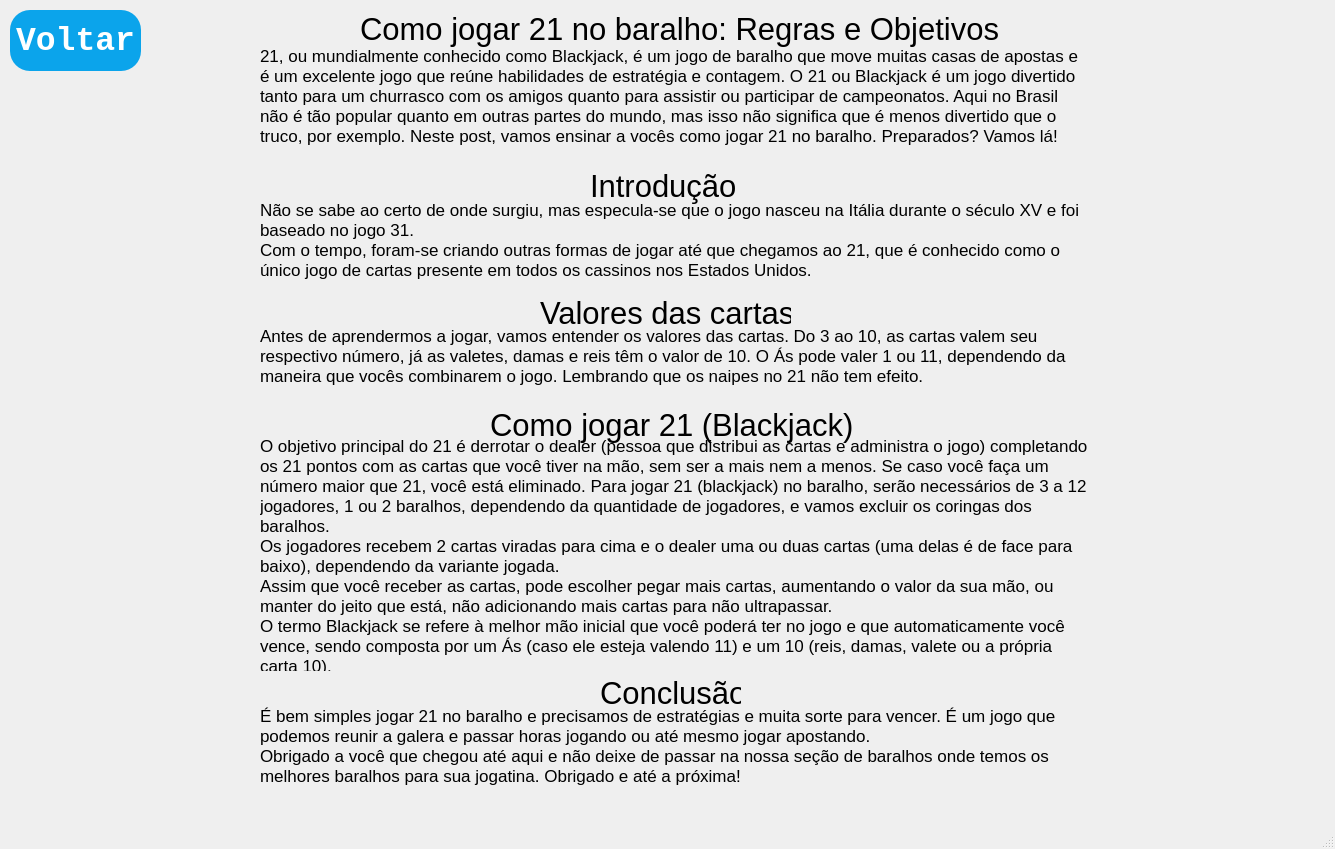
<?xml version="1.0" encoding="UTF-8"?>
<ui version="4.0">
 <class>MainWindow</class>
 <widget class="QMainWindow" name="MainWindow">
  <property name="geometry">
   <rect>
    <x>0</x>
    <y>0</y>
    <width>1335</width>
    <height>849</height>
   </rect>
  </property>
  <property name="windowTitle">
   <string>MainWindow</string>
  </property>
  <widget class="QWidget" name="centralwidget">
   <widget class="QLabel" name="label">
    <property name="geometry">
     <rect>
      <x>-20</x>
      <y>-20</y>
      <width>1371</width>
      <height>831</height>
     </rect>
    </property>
    <property name="text">
     <string/>
    </property>
    <property name="pixmap">
     <pixmap>../imagens/mesaMaisClara.jpg</pixmap>
    </property>
    <property name="scaledContents">
     <bool>true</bool>
    </property>
   </widget>
   <widget class="QLabel" name="labelTitulo1">
    <property name="geometry">
     <rect>
      <x>360</x>
      <y>3</y>
      <width>651</width>
      <height>51</height>
     </rect>
    </property>
    <property name="font">
     <font>
      <pointsize>23</pointsize>
     </font>
    </property>
    <property name="text">
     <string>Como jogar 21 no baralho: Regras e Objetivos</string>
    </property>
   </widget>
   <widget class="QLabel" name="labelTexto1">
    <property name="geometry">
     <rect>
      <x>260</x>
      <y>40</y>
      <width>831</width>
      <height>111</height>
     </rect>
    </property>
    <property name="font">
     <font>
      <pointsize>13</pointsize>
     </font>
    </property>
    <property name="text">
     <string>21, ou mundialmente conhecido como Blackjack, é um jogo de baralho que move muitas casas de apostas e é um excelente jogo que reúne habilidades de estratégia e contagem. O 21 ou Blackjack é um jogo divertido tanto para um churrasco com os amigos quanto para assistir ou participar de campeonatos. Aqui no Brasil não é tão popular quanto em outras partes do mundo, mas isso não significa que é menos divertido que o truco, por exemplo. Neste post, vamos ensinar a vocês como jogar 21 no baralho. Preparados? Vamos lá!</string>
    </property>
    <property name="wordWrap">
     <bool>true</bool>
    </property>
   </widget>
   <widget class="QLabel" name="labelTitulo2">
    <property name="geometry">
     <rect>
      <x>590</x>
      <y>160</y>
      <width>161</width>
      <height>51</height>
     </rect>
    </property>
    <property name="font">
     <font>
      <pointsize>23</pointsize>
     </font>
    </property>
    <property name="text">
     <string>Introdução</string>
    </property>
   </widget>
   <widget class="QLabel" name="labelTexto2">
    <property name="geometry">
     <rect>
      <x>260</x>
      <y>194</y>
      <width>831</width>
      <height>91</height>
     </rect>
    </property>
    <property name="font">
     <font>
      <pointsize>13</pointsize>
     </font>
    </property>
    <property name="text">
     <string>Não se sabe ao certo de onde surgiu, mas especula-se que o jogo nasceu na Itália durante o século XV e foi baseado no jogo 31.
Com o tempo, foram-se criando outras formas de jogar até que chegamos ao 21, que é conhecido como o único jogo de cartas presente em todos os cassinos nos Estados Unidos.</string>
    </property>
    <property name="wordWrap">
     <bool>true</bool>
    </property>
   </widget>
   <widget class="QLabel" name="labelTitulo3">
    <property name="geometry">
     <rect>
      <x>540</x>
      <y>292</y>
      <width>251</width>
      <height>41</height>
     </rect>
    </property>
    <property name="font">
     <font>
      <pointsize>23</pointsize>
     </font>
    </property>
    <property name="text">
     <string>Valores das cartas</string>
    </property>
   </widget>
   <widget class="QLabel" name="labelTexto3">
    <property name="geometry">
     <rect>
      <x>260</x>
      <y>320</y>
      <width>831</width>
      <height>71</height>
     </rect>
    </property>
    <property name="font">
     <font>
      <pointsize>13</pointsize>
     </font>
    </property>
    <property name="text">
     <string>Antes de aprendermos a jogar, vamos entender os valores das cartas. Do 3 ao 10, as cartas valem seu respectivo número, já as valetes, damas e reis têm o valor de 10. O Ás pode valer 1 ou 11, dependendo da maneira que vocês combinarem o jogo. Lembrando que os naipes no 21 não tem efeito.</string>
    </property>
    <property name="wordWrap">
     <bool>true</bool>
    </property>
   </widget>
   <widget class="QLabel" name="labelTitulo4">
    <property name="geometry">
     <rect>
      <x>490</x>
      <y>399</y>
      <width>371</width>
      <height>51</height>
     </rect>
    </property>
    <property name="font">
     <font>
      <pointsize>23</pointsize>
     </font>
    </property>
    <property name="text">
     <string>Como jogar 21 (Blackjack)</string>
    </property>
   </widget>
   <widget class="QLabel" name="labelTexto4">
    <property name="geometry">
     <rect>
      <x>260</x>
      <y>440</y>
      <width>831</width>
      <height>231</height>
     </rect>
    </property>
    <property name="font">
     <font>
      <pointsize>13</pointsize>
     </font>
    </property>
    <property name="text">
     <string>O objetivo principal do 21 é derrotar o dealer (pessoa que distribui as cartas e administra o jogo) completando os 21 pontos com as cartas que você tiver na mão, sem ser a mais nem a menos. Se caso você faça um número maior que 21, você está eliminado. Para jogar 21 (blackjack) no baralho, serão necessários de 3 a 12 jogadores, 1 ou 2 baralhos, dependendo da quantidade de jogadores, e vamos excluir os coringas dos baralhos.
Os jogadores recebem 2 cartas viradas para cima e o dealer uma ou duas cartas (uma delas é de face para baixo), dependendo da variante jogada.
Assim que você receber as cartas, pode escolher pegar mais cartas, aumentando o valor da sua mão, ou manter do jeito que está, não adicionando mais cartas para não ultrapassar.
O termo Blackjack se refere à melhor mão inicial que você poderá ter no jogo e que automaticamente você vence, sendo composta por um Ás (caso ele esteja valendo 11) e um 10 (reis, damas, valete ou a própria carta 10).</string>
    </property>
    <property name="wordWrap">
     <bool>true</bool>
    </property>
   </widget>
   <widget class="QLabel" name="labelTitulo5">
    <property name="geometry">
     <rect>
      <x>600</x>
      <y>672</y>
      <width>141</width>
      <height>41</height>
     </rect>
    </property>
    <property name="font">
     <font>
      <pointsize>23</pointsize>
     </font>
    </property>
    <property name="text">
     <string>Conclusão</string>
    </property>
   </widget>
   <widget class="QLabel" name="labelTexto5">
    <property name="geometry">
     <rect>
      <x>260</x>
      <y>700</y>
      <width>831</width>
      <height>91</height>
     </rect>
    </property>
    <property name="font">
     <font>
      <pointsize>13</pointsize>
     </font>
    </property>
    <property name="text">
     <string>É bem simples jogar 21 no baralho e precisamos de estratégias e muita sorte para vencer. É um jogo que podemos reunir a galera e passar horas jogando ou até mesmo jogar apostando.
Obrigado a você que chegou até aqui e não deixe de passar na nossa seção de baralhos onde temos os melhores baralhos para sua jogatina. Obrigado e até a próxima!</string>
    </property>
    <property name="wordWrap">
     <bool>true</bool>
    </property>
   </widget>
   <widget class="QPushButton" name="pushButton_2">
    <property name="geometry">
     <rect>
      <x>10</x>
      <y>10</y>
      <width>131</width>
      <height>61</height>
     </rect>
    </property>
    <property name="font">
     <font>
      <family>Consolas</family>
      <pointsize>25</pointsize>
      <weight>75</weight>
      <italic>false</italic>
      <bold>true</bold>
      <strikeout>false</strikeout>
      <kerning>false</kerning>
     </font>
    </property>
    <property name="autoFillBackground">
     <bool>false</bool>
    </property>
    <property name="styleSheet">
     <string notr="true">background-color:#0ba4eb;
color:#ffffff;
border-radius:20px;</string>
    </property>
    <property name="text">
     <string>Voltar</string>
    </property>
   </widget>
  </widget>
  <widget class="QMenuBar" name="menubar">
   <property name="geometry">
    <rect>
     <x>0</x>
     <y>0</y>
     <width>1335</width>
     <height>21</height>
    </rect>
   </property>
  </widget>
  <widget class="QStatusBar" name="statusbar"/>
 </widget>
 <resources/>
 <connections/>
</ui>
